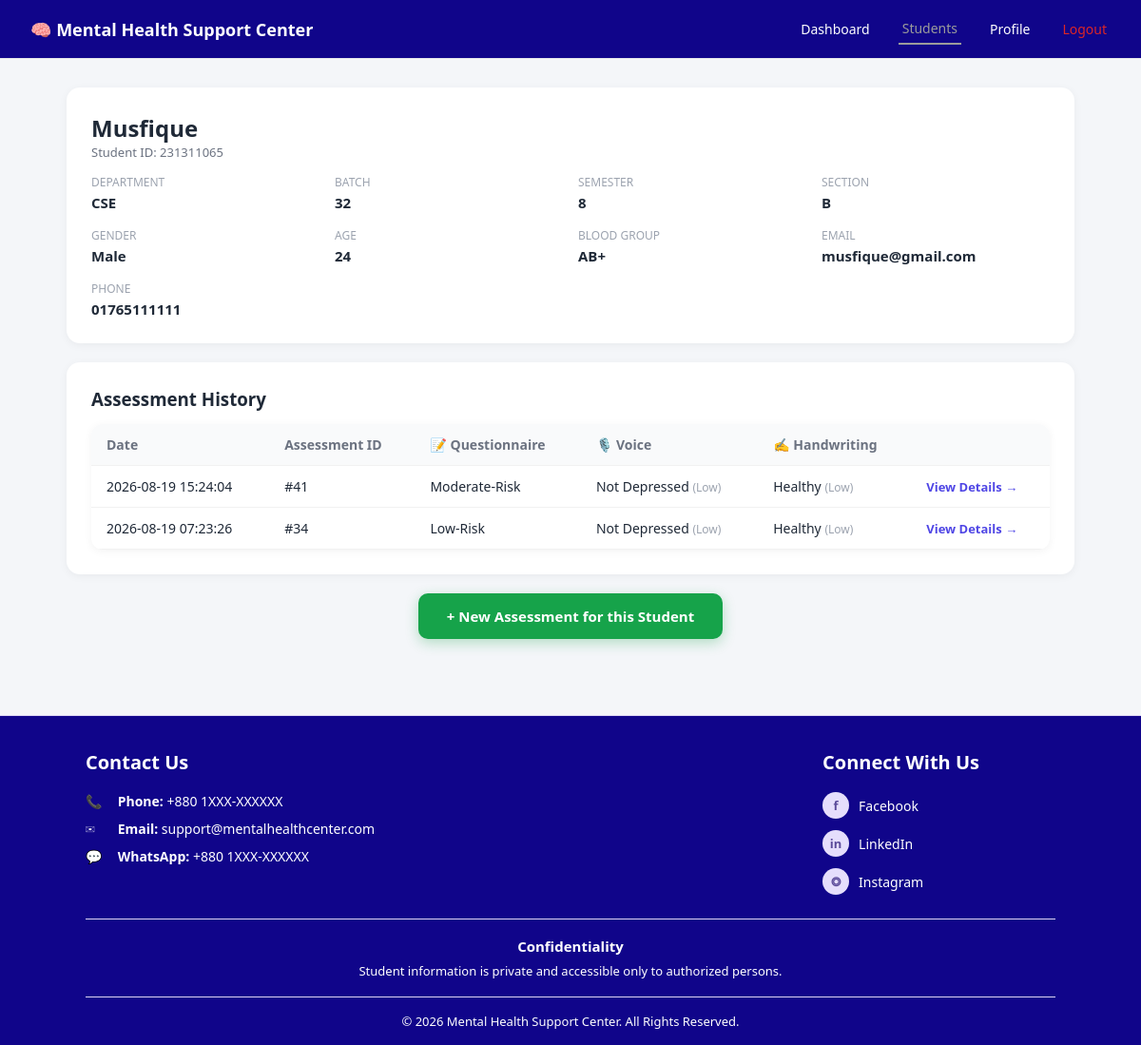
/student/231311065 (signed in), run on the app's committed database.
### tables this page shows
CREATE TABLE students (
            student_id     TEXT PRIMARY KEY,   -- ইউনিভার্সিটির নিজস্ব Student ID (unique)
            name            TEXT NOT NULL,
            email           TEXT,
            phone_number    TEXT,
            department      TEXT,
            batch           TEXT,
            semester        TEXT,
            section         TEXT,
            blood_group     TEXT,
            date_of_birth   TEXT,
            age             INTEGER,
            gender          TEXT,
            created_at      TEXT DEFAULT (datetime('now'))
        );

CREATE TABLE voice_results (
            id             INTEGER PRIMARY KEY AUTOINCREMENT,
            assessment_id   INTEGER NOT NULL,
            applicable       INTEGER DEFAULT 1,
            file_path        TEXT,
            model_output     TEXT, confidence_percent REAL, risk_level TEXT,
            FOREIGN KEY (assessment_id) REFERENCES assessments(assessment_id)
        );

CREATE TABLE "assessments" (
                assessment_id     INTEGER PRIMARY KEY AUTOINCREMENT,
                student_id         TEXT NOT NULL,
                professional_id    INTEGER,
                created_at         TEXT DEFAULT (datetime('now')),
                is_finalized       INTEGER DEFAULT 0,
                FOREIGN KEY (student_id) REFERENCES students(student_id),
                FOREIGN KEY (professional_id) REFERENCES professionals(professional_id)
            );

CREATE TABLE questionnaire_results (
            id                    INTEGER PRIMARY KEY AUTOINCREMENT,
            assessment_id          INTEGER NOT NULL,
            applicable              INTEGER DEFAULT 1,  -- 0 হলে "not applicable" (এই assessment নেওয়া হয়নি)
            age                     INTEGER,
            gender                  TEXT,
            stress_level            TEXT,
            academic_performance    TEXT,
            health_condition        TEXT,
            relationship_condition  TEXT,
            family_problem          TEXT,
            depression_level        TEXT,
            anxiety_level           TEXT,
            mental_support          TEXT,
            self_harm_history       TEXT,
            model_output            TEXT,   -- মডেলের প্রেডিকশন (একটা word)
            FOREIGN KEY (assessment_id) REFERENCES assessments(assessment_id)
        );

CREATE TABLE handwriting_results (
            id             INTEGER PRIMARY KEY AUTOINCREMENT,
            assessment_id   INTEGER NOT NULL,
            applicable       INTEGER DEFAULT 1,
            file_path        TEXT,
            model_output     TEXT, confidence_percent REAL, risk_level TEXT,
            FOREIGN KEY (assessment_id) REFERENCES assessments(assessment_id)
        );

### backend/main.py (the view)
@app.get("/student/{student_id}")
def student_profile_page(request: Request, student_id: str):
    if not require_login(request):
        return RedirectResponse("/login")
    conn = database.get_connection()
    cur = conn.cursor()
    cur.execute("SELECT * FROM students WHERE student_id = ?", (student_id,))
    student_row = cur.fetchone()
    if student_row is None:
        conn.close()
        raise HTTPException(status_code=404, detail="Student not found")
    student = dict(student_row)
    cur.execute("""
        SELECT
            a.assessment_id,
            a.created_at,

            -- 📝 Questionnaire summary
            q.applicable AS questionnaire_applicable,
            q.model_output AS questionnaire_output,

            -- 🎙️ Voice summary
            v.applicable AS voice_applicable,
            v.model_output AS voice_output,
            v.risk_level AS voice_risk,

            -- ✍️ Handwriting summary
            h.applicable AS handwriting_applicable,
            h.model_output AS handwriting_output,
            h.risk_level AS handwriting_risk

        FROM assessments a
        LEFT JOIN questionnaire_results q ON q.assessment_id = a.assessment_id
        LEFT JOIN voice_results v ON v.assessment_id = a.assessment_id
        LEFT JOIN handwriting_results h ON h.assessment_id = a.assessment_id
        WHERE a.student_id = ? AND a.is_finalized = 1
        ORDER BY a.created_at DESC
    """, (student_id,))
    assessments = [dict(row) for row in cur.fetchall()]
    conn.close()
    return templates.TemplateResponse(request, "student_profile.html", {
        "student": student, "assessments": assessments, "active_page": "students",
    })

### templates/student_profile.html (shortened to what this page needs)
<!DOCTYPE html>
<html lang="bn">
<head>
    <link rel="stylesheet" href="/static/css/style.css">
    <link rel="stylesheet" href="/static/css/ui-enhancements.css">
</head>
<body>
{% include "_navbar.html" %}
<div class="page-container">
    <div class="info-card">
        <h2>{{ student.name }}</h2>
        <p style="color:#6b7280; font-size:13px;">Student ID: {{ student.student_id }}</p>
        <div class="info-grid">
            <div class="info-item"><div class="label">Department</div><div class="value">{{ student.department or "-" }}</div></div>
            <div class="info-item"><div class="label">Batch</div><div class="value">{{ student.batch or "-" }}</div></div>
            <div class="info-item"><div class="label">Semester</div><div class="value">{{ student.semester or "-" }}</div></div>
            <div class="info-item"><div class="label">Section</div><div class="value">{{ student.section or "-" }}</div></div>
            <div class="info-item"><div class="label">Gender</div><div class="value">{{ student.gender or "-" }}</div></div>
            <div class="info-item"><div class="label">Age</div><div class="value">{{ student.age or "-" }}</div></div>
            <div class="info-item"><div class="label">Blood Group</div><div class="value">{{ student.blood_group or "-" }}</div></div>
            <div class="info-item"><div class="label">Email</div><div class="value">{{ student.email or "-" }}</div></div>
            <div class="info-item"><div class="label">Phone</div><div class="value">{{ student.phone_number or "-" }}</div></div>
        </div>
    </div>
    <div class="info-card">
        <h3>Assessment History</h3>
        {% if assessments|length == 0 %}
            <p style="color:#9ca3af; margin-top:10px;">No assessments have been completed (saved) yet</p>
        {% else %}
            <table class="student-table" id="assessment-history-table" style="margin-top:14px;">
                <thead>
                    <tr>
                        <th>Date</th>
                        <th>Assessment ID</th>
                        <th>📝 Questionnaire</th>
                        <th>🎙️ Voice</th>
                        <th>✍️ Handwriting</th>
                        <th></th>
                    </tr>
                </thead>
                <tbody>
                    {% for a in assessments %}
                    <tr>
                        <td>{{ a.created_at }}</td>
                        <td>#{{ a.assessment_id }}</td>
                        <td>
                            {% if a.questionnaire_applicable %}
                                {{ a.questionnaire_output or "-" }}
                            {% else %}
                                <span style="color:#9ca3af;">No assessment has been taken yet</span>
                            {% endif %}
                        </td>
                        <td>
                            {% if a.voice_applicable %}
                                {{ a.voice_output or "-" }}{% if a.voice_risk %} <span style="color:#9ca3af;font-size:12px;">({{ a.voice_risk }})</span>{% endif %}
                            {% else %}
                                <span style="color:#9ca3af;">No assessment has been taken yet</span>
                            {% endif %}
                        </td>
                        <td>
                            {% if a.handwriting_applicable %}
                                {{ a.handwriting_output or "-" }}{% if a.handwriting_risk %} <span style="color:#9ca3af;font-size:12px;">({{ a.handwriting_risk }})</span>{% endif %}
                            {% else %}
                                <span style="color:#9ca3af;">No assessment has been taken yet</span>
                            {% endif %}
                        </td>
                        <td>
                            <a href="/assessment/{{ a.assessment_id }}" class="view-details-link">View Details →</a>
                        </td>
                    </tr>
                    {% endfor %}
                </tbody>
            </table>
        {% endif %}
    </div>
    <a href="#" id="new-assessment-for-student-btn" class="new-assessment-btn"
       data-student-id="{{ student.student_id }}">
        + New Assessment for this Student
    </a>
</div>
{% include "_footer.html" %}
</body>
</html>

### templates/_navbar.html
<div class="navbar">
    <div class="logo">🧠 Mental Health Support Center</div>
    <div class="nav-links">
        <a href="/dashboard" class="{{ 'active' if active_page == 'dashboard' else '' }}">Dashboard</a>
        <a href="/students" class="{{ 'active' if active_page == 'students' else '' }}">Students</a>
        <a href="/profile" class="{{ 'active' if active_page == 'profile' else '' }}">Profile</a>
        <a href="/logout" class="logout-link">Logout</a>
    </div>
</div>

### templates/_footer.html
<footer class="site-footer">
    <div class="footer-container">
        <div class="footer-section">
            <h3>Contact Us</h3>
            <p>
                <span class="footer-icon">📞</span>
                <strong>Phone:</strong> +880 1XXX-XXXXXX
            </p>
            <p>
                <span class="footer-icon">✉</span>
                <strong>Email:</strong> support@mentalhealthcenter.com
            </p>
            <p>
                <span class="footer-icon">💬</span>
                <strong>WhatsApp:</strong> +880 1XXX-XXXXXX
            </p>
        </div>
        <div class="footer-section">
            <h3>Connect With Us</h3>
            <div class="social-links">
                <a href="#" target="_blank">
                    <span>f</span> Facebook
                </a>
                <a href="#" target="_blank">
                    <span>in</span> LinkedIn
                </a>
                <a href="#" target="_blank">
                    <span>◎</span> Instagram
                </a>
            </div>
        </div>
    </div>
    <div class="confidentiality-section">
        <h4>Confidentiality</h4>
        <p>
            Student information is private and accessible only to authorized persons.
        </p>
    </div>
    <div class="footer-bottom">
        <p>
            © 2026 Mental Health Support Center. All Rights Reserved.
        </p>
    </div>
</footer>

### static/css/style.css (style rules this page uses)
* { margin: 0; padding: 0; box-sizing: border-box; font-family: 'Segoe UI', Arial, sans-serif; }
body { background: #f4f6f9; color: #1f2937; }
a { text-decoration: none; color: inherit; }
.navbar { background: #10058a; border-bottom: 1px solid #e5e7eb; display: flex; align-items: center; justify-content: space-between; padding: 14px 32px; }
.navbar .logo { font-weight: 700; font-size: 18px; color: #ffffff; }
.navbar .nav-links { display: flex; gap: 26px; align-items: center; }
.navbar .nav-links a { font-size: 14px; font-weight: 500; color: #ffffff; padding: 6px 4px; }
.navbar .nav-links a.active { color: #9b9b9b; border-bottom: 2px solid #9b9b9b; }
.navbar .nav-links a.logout-link { color: #dc2626; }
.footer-section:last-child { margin-left: auto; padding-right: 80px; }
.site-footer { margin-top: 50px; background: #10058a; color: #333; border-top: 1px solid #ddd6f3; }
.footer-container { max-width: 1100px; margin: auto; padding: 35px 40px 25px; display: grid; grid-template-columns: 1fr 1fr; gap: 80px; }
.footer-section h3 { margin: 0 0 18px; color: #ffffff; font-size: 20px; font-weight: 600; }
.footer-section p { margin: 10px 0; font-size: 14px; color: #ffffff; }
.footer-icon { display: inline-block; width: 25px; margin-right: 5px; }
.footer-section strong { color: #ffffff; }
.social-links { display: flex; flex-direction: column; gap: 12px; }
.social-links a { display: flex; align-items: center; gap: 10px; width: fit-content; color: #ffffff; text-decoration: none; font-size: 14px; transition: 0.2s ease; }
.social-links a span { width: 28px; height: 28px; display: flex; align-items: center; justify-content: center; background: #e5defc; color: #5b4b9a; border-radius: 50%; font-size: 13px; font-weight: bold; }
.confidentiality-section { max-width: 1020px; margin: 0 auto; padding: 18px 40px; border-top: 1px solid #ddd6f3; border-bottom: 1px solid #ddd6f3; text-align: center; }
.confidentiality-section h4 { margin: 0 0 7px; color: #ffffff; font-size: 15px; font-weight: 600; }
.confidentiality-section p { margin: 0; color: #ffffff; font-size: 13px; }
.footer-bottom { text-align: center; padding: 16px 20px; }
.footer-bottom p { margin: 0; color: #ffffff; font-size: 13px; }
.page-container { max-width: 1100px; margin: 0 auto; padding: 30px 20px; }
.new-assessment-btn { display: block; width: fit-content; margin: 0 auto; padding: 14px 30px; background: #16a34a; color: #fff; border-radius: 10px; font-weight: 700; font-size: 15px; box-shadow: 0 4px 14px rgba(22,163,74,0.3); }
.student-table { width: 100%; border-collapse: collapse; background: #fff; border-radius: 12px; overflow: hidden; box-shadow: 0 2px 10px rgba(0,0,0,0.05); }
.student-table th, .student-table td { text-align: left; padding: 12px 16px; font-size: 14px; border-bottom: 1px solid #f1f1f1; }
.student-table th { background: #f9fafb; color: #6b7280; font-weight: 600; }
.info-card { background: #fff; border-radius: 14px; padding: 26px; box-shadow: 0 2px 10px rgba(0,0,0,0.05); margin-bottom: 20px; }
.info-grid { display: grid; grid-template-columns: repeat(auto-fit, minmax(200px, 1fr)); gap: 16px; margin-top: 14px; }
.info-item .label { font-size: 12px; color: #9ca3af; text-transform: uppercase; }
.info-item .value { font-size: 15px; font-weight: 600; margin-top: 3px; }

### static/css/ui-enhancements.css (style rules this page uses)
.btn-primary, .btn-secondary, .btn-submit-panel, .new-assessment-btn, #search-btn, #existing-search-btn, #admin-student-search-btn, #login-btn, #save-assessment-btn, #create-professional-btn, #admin-login-btn, .choice-card, .admin-delete-btn { transition: filter 0.15s ease, transform 0.1s ease, box-shadow 0.15s ease; cursor: pointer; }
.student-table tbody tr { transition: background-color 0.15s ease; cursor: pointer; }
.view-details-link { color: #4f46e5; font-weight: 600; font-size: 13px; white-space: nowrap; }
#assessment-history-table tbody tr { cursor: default; }

### data on the page
students: name "Musfique", student_id "231311065", department "CSE", batch "32", semester "8", section "B", gender "Male", age "24", blood_group "AB+", email "musfique@gmail.com", phone_number "01765111111"
voice_results: created_at "2026-08-19 15:24:04", assessment_id "41", model_output "Moderate-Risk", model_output "Not Depressed", voice_risk "Low", model_output "Healthy", handwriting_risk "Low"
voice_results: created_at "2026-08-19 07:23:26", assessment_id "34", model_output "Low-Risk", model_output "Not Depressed", voice_risk "Low", model_output "Healthy", handwriting_risk "Low"
